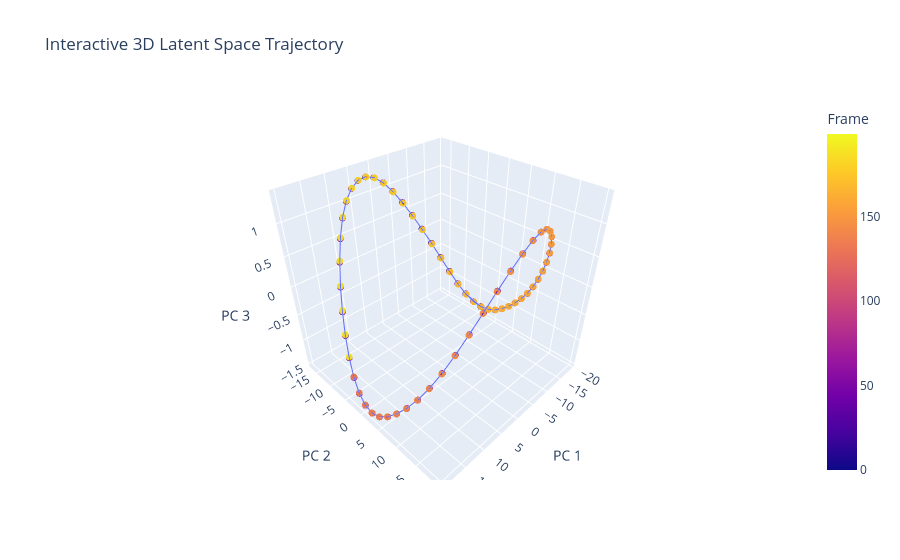

The notebook cell this image was saved under:
### Code cell
# Generate interactive 3D scatter plot with a continuous line
fig = px.scatter_3d(
    df_latent_all_pca_3d,
    x="PC 1",
    y="PC 2",
    z="PC 3",
    color="Frame",
    color_continuous_scale="plasma",
    title="Interactive 3D Latent Space Trajectory",
)

# Connect the scatter points with a continuous trajectory line
fig.update_traces(mode="markers+lines", marker=dict(size=4, opacity=0.8))

fig.show()

### Figure 1 — Plotly figure (JSON) as saved in the notebook; plotly's stock layout.template omitted (floating-point values rounded to 4 significant figures; data arrays with more than 128 entries replaced by an {"elided": "..."} marker saying what was removed)
{"data": [{"hovertemplate": "PC 1=%{x}<br>PC 2=%{y}<br>PC 3=%{z}<br>Frame=%{marker.color}<extra></extra>", "legendgroup": "", "marker": {"color": {"elided": "200 int values"}, "coloraxis": "coloraxis", "opacity": 0.8, "size": 4, "symbol": "circle"}, "mode": "markers+lines", "name": "", "scene": "scene", "showlegend": false, "type": "scatter3d", "x": {"elided": "200 float values"}, "y": {"elided": "200 float values"}, "z": {"elided": "200 float values"}}], "layout": {"coloraxis": {"autocolorscale": false, "colorbar": {"title": {"text": "Frame"}}, "colorscale": [[0, "#0d0887"], [0.1111, "#46039f"], [0.2222, "#7201a8"], [0.3333, "#9c179e"], [0.4444, "#bd3786"], [0.5556, "#d8576b"], [0.6667, "#ed7953"], [0.7778, "#fb9f3a"], [0.8889, "#fdca26"], [1, "#f0f921"]]}, "legend": {"tracegroupgap": 0}, "scene": {"domain": {"x": [0, 1], "y": [0, 1]}, "xaxis": {"title": {"text": "PC 1"}}, "yaxis": {"title": {"text": "PC 2"}}, "zaxis": {"title": {"text": "PC 3"}}}, "title": {"text": "Interactive 3D Latent Space Trajectory"}}}
